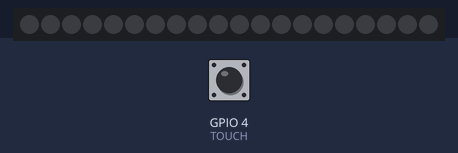
Recording of a sketch running on a simulated ESP8266 (NodeMCU). Shown: 20 RGB LEDs in strip order, left to right. The inputs (shaded band) are chosen by the test bench; at power-on: GPIO 4 (TOUCH) LOW. Dim RGB values are drawn brighter than linear.

Above: at 1.2 s.
1.3 s: GPIO 4 (TOUCH) pulled HIGH for 0.15 s
At 2.2 s:
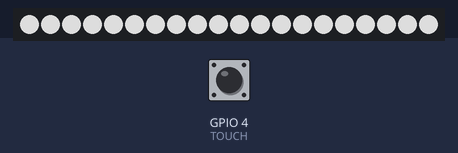
2.9 s: GPIO 4 (TOUCH) pulled HIGH for 1 s
At 4.7 s:
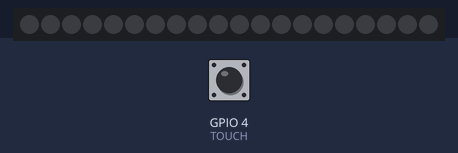
5.4 s: GPIO 4 (TOUCH) pulled HIGH for 3.2 s
At 5.8 s:
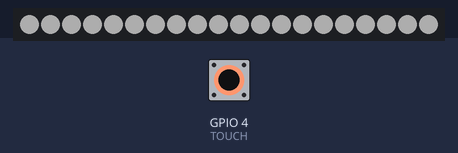
Timing chart, 0 to 8.4 s (numbered marks = the images above; inputs shaded):
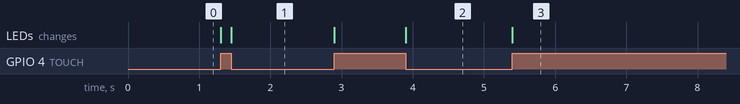

The sketch:

main.ino
```cpp
#include "Arduino.h"
#include <FastLED.h>            // 此示例程序需要使用FastLED库
#define NUM_LEDS 20       // LED灯珠数量
#define LED_DT 5                // Arduino输出控制信号引脚
#define TOUCH 4                 // 触摸引脚
#define LED_TYPE WS2812B         // LED灯带型号
#define COLOR_ORDER GRB         // RGB灯珠中红色、绿色、蓝色LED的排列顺序
uint8_t max_bright = 200;       // LED亮度控制变量，可使用数值为 0 ～ 255， 数值越大则光带亮度越高
CRGB leds[NUM_LEDS];            // 建立光带leds
int mode_ = 0;// 0 关 1 一档 2 二档 3 三档
ICACHE_RAM_ATTR void onChange(){
  mode_++;
  if(mode_ == 4)mode_ = 0;
  switch(mode_){
    case 0:{
      FastLED.setBrightness(50);
      fill_solid(leds,NUM_LEDS,CRGB(0,0,0));
      FastLED.show();
      break;
    }
    case 1:{
      FastLED.setBrightness(50);
      fill_solid(leds,NUM_LEDS,CRGB(255,255,255));
      FastLED.show();
      break;
    }
    case 2:{
      FastLED.setBrightness(150);
      fill_solid(leds,NUM_LEDS,CRGB(255,255,255));
      FastLED.show();
      break;
    }
    case 3:{
      FastLED.setBrightness(200);
      fill_solid(leds,NUM_LEDS,CRGB(255,255,255));
      FastLED.show();
      break;
    }
  }
}

void setup() {
  Serial.begin(9600);
  // put your setup code here, to run once:
  LEDS.addLeds<LED_TYPE, LED_DT, COLOR_ORDER>(leds, NUM_LEDS);  // 初始化光带
  // put your main code here, to run repeatedly:
  FastLED.setBrightness(max_bright);                            // 设置光带亮度
  attachInterrupt(digitalPinToInterrupt(TOUCH) , onChange, CHANGE);


}

void loop() {
delay(2000);
}
```

Measured:
- after the input at 1.3 s, the LEDs: first change at once (image 1 shows a later state)
- after the input at 2.9 s, the LEDs: first change at once (image 2 shows a later state)
- after the input at 5.4 s, the LEDs: change at once (image 3)
